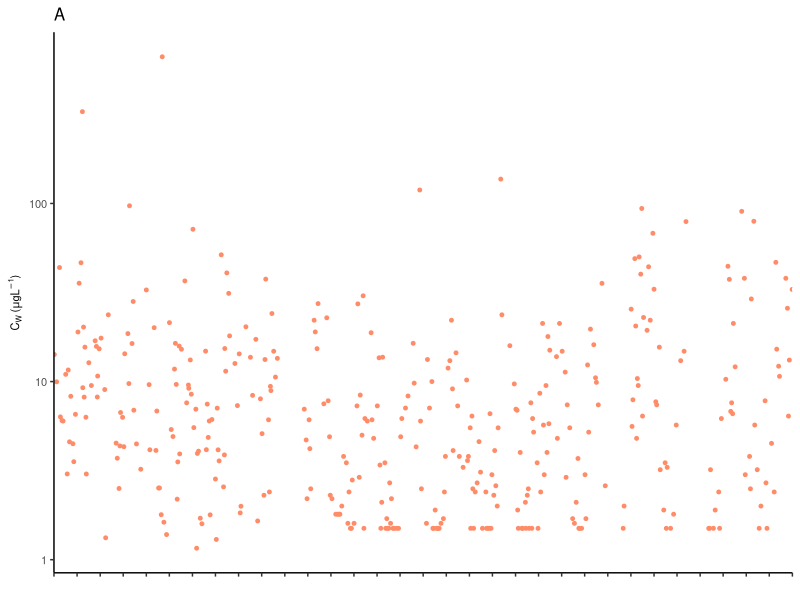
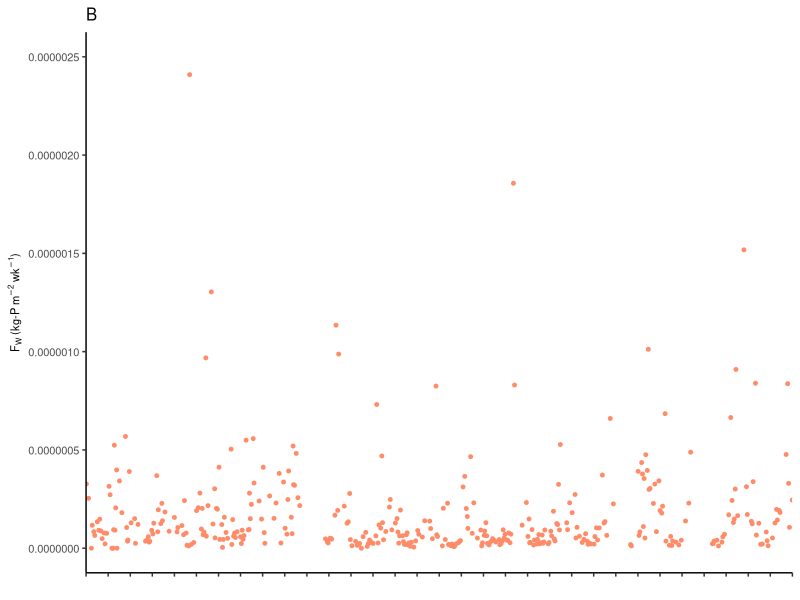
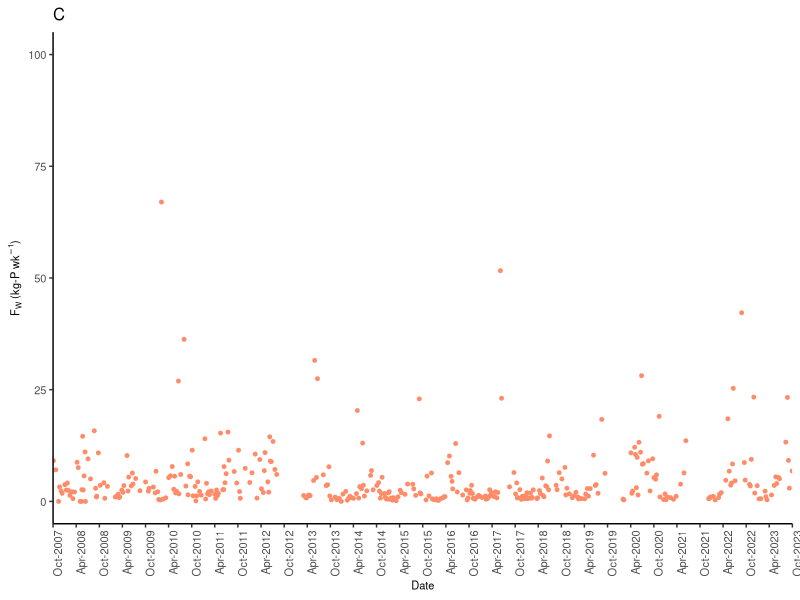

The R source for these figures, in order: (Note: this script raises an error after producing the figures.)
# ==============================================================================
# Estimate wet deposition phosphorus flux to Lake McDonald
#
# Purpose:
#   Calculate weekly total phosphorus (TP) concentration and deposition flux
#   from FLBS wet-deposition samples, then scale deposition from the collection
#   bucket to the surface area of Lake McDonald.
#
# Inputs:
#   0_data/Wet_Deposition.csv
#   0_data/FLBSPublicData.csv
#
# Outputs:
#   2_incremental/Fw_P.csv
#
# Notes:
#   - TP concentration is reported in ug-P/L.
#   - Sample volume is converted from mL to L.
#   - TP deposition is first calculated per unit bucket area (kg-P/m2),
#     then scaled to the full surface area of Lake McDonald.
# ==============================================================================


# 0. Load packages -------------------------------------------------------------

library(tidyverse)
library(lubridate)
library(patchwork)
library(scales)
library(here)

options(scipen = 999)


# 1. Define constants ----------------------------------------------------------

# Lake McDonald surface area (m2)
lake_area_m2 <- 27810670.1791

# Wet-deposition collection bucket area:
# 629.02 cm2 / 10,000 = 0.062902 m2
bucket_area_m2 <- 0.062902


# 2. Read FLBS wet-deposition data --------------------------------------------

flbs <- read.csv(
  here(
    "0_data",
    "Wet_Deposition.csv"
  ),
  header = TRUE,
  na.strings = ""
)

flbs_add <- read.csv(
  here(
    "0_data",
    "FLBSPublicData.csv"
  ),
  header = TRUE,
  na.strings = ""
)


# 3. Clean and format dates ----------------------------------------------------

# Convert collection dates to POSIXct in UTC

flbs$Date <- as.POSIXct(
  flbs$CollectDate,
  format = "%m/%d/%Y",
  tz = "UTC"
)

flbs_add$Date <- as.POSIXct(
  flbs_add$Date,
  format = "%m/%d/%Y",
  tz = "UTC"
)

# Supplemental dataset is used only for dates prior to June 26, 2008

flbs_add <- flbs_add %>%
  filter(
    Date < as.POSIXct(
      "2008-06-26",
      tz = "UTC"
    )
  )


# 4. Select relevant variables -------------------------------------------------

flbs <- flbs %>%
  select(
    Date,
    Volume,
    Param,
    CorrectedReportedResult
  ) %>%
  rename(
    Parameter = Param,
    Value = CorrectedReportedResult
  )

# Supplemental dataset contains TP observations used to extend the record

flbs_add <- flbs_add %>%
  filter(
    Parameter == "TP"
  ) %>%
  select(
    Date,
    Volume,
    Parameter,
    Value
  )


# 5. Convert volume and concentration variables -------------------------------

flbs <- flbs %>%
  mutate(
    Volume_mL = as.numeric(Volume),
    Volume_L = Volume_mL / 1000,
    Result_ugL = as.numeric(Value)
  )

flbs_add <- flbs_add %>%
  mutate(
    Volume_mL = as.numeric(Volume),
    Volume_L = Volume_mL / 1000,
    Result_ugL = as.numeric(Value)
  )


# 6. Combine FLBS datasets -----------------------------------------------------

flbs <- rbind(
  flbs_add,
  flbs
)


# 7. Check and combine duplicate collection dates -----------------------------

# Identify dates with multiple records.

duplicated_dates <- duplicated(
  flbs$Date
)

duplicated_values <- flbs$Date[
  duplicated_dates
]

print(
  duplicated_values
)

# Previously identified duplicate dates:
#
# 2007-11-14
# 2008-05-02
# 2008-05-13
# 2014-05-02
#
# The first three dates have reported sample volumes of zero.
#
# Sum records occurring on the same collection date.

flbs <- flbs %>%
  group_by(
    Date
  ) %>%
  summarise(
    Volume = sum(
      Volume,
      na.rm = TRUE
    ),
    Volume_mL = sum(
      Volume_mL,
      na.rm = TRUE
    ),
    Result_ugL = sum(
      Result_ugL,
      na.rm = TRUE
    ),
    Volume_L = sum(
      Volume_L,
      na.rm = TRUE
    ),
    .groups = "drop"
  )


# 8. Calculate TP deposition flux ---------------------------------------------

# Calculate the mass of TP deposited per square meter of collection area:
#
#   TP flux (kg-P/m2) =
#     concentration (ug-P/L)
#     * sample volume (L)
#     * 1 kg / 1e9 ug
#     / bucket area (m2)

flbs <- flbs %>%
  mutate(
    TP_kg_m2 =
      (
        Result_ugL *
          (1 / 1000000000) *
          Volume_L
      ) /
      bucket_area_m2
  )


# 9. Scale TP deposition to Lake McDonald -------------------------------------

# Scale deposition per unit area to the full lake surface area.

flbs <- flbs %>%
  mutate(
    TP_wet_kg =
      TP_kg_m2 *
      lake_area_m2
  )


# 10. Plot TP concentration ----------------------------------------------------

ggplot(
  flbs,
  aes(
    x = Date,
    y = Result_ugL
  )
) +
  geom_point(
    size = 1,
    color = "salmon1"
  ) +
  labs(
    title = "A",
    x = "",
    y = expression(
      C[W] * " (" * mu * g * L^-1 * ")"
    )
  ) +
  scale_x_datetime(
    limits = as.POSIXct(
      c(
        "2007-10-01",
        "2023-10-01"
      ),
      tz = "UTC"
    ),
    date_breaks = "6 months",
    date_labels = "%b-%Y",
    expand = c(0, 0)
  ) +
  scale_y_log10(
    labels = scales::comma
  ) +
  theme_classic() +
  theme(
    axis.title = element_text(size = 8),
    axis.text.y = element_text(size = 8),
    axis.text.x = element_blank(),
    plot.title = element_text(size = 12)
  )


# 11. Plot TP deposition per unit area ----------------------------------------

ggplot(
  flbs,
  aes(
    x = Date,
    y = TP_kg_m2
  )
) +
  geom_point(
    size = 1,
    color = "salmon1"
  ) +
  labs(
    title = "B",
    x = "",
    y = expression(
      F[W] * " (" * kg * "-" * P ~ m^-2 ~ wk^-1 * ")"
    )
  ) +
  scale_x_datetime(
    limits = as.POSIXct(
      c(
        "2007-10-01",
        "2023-10-01"
      ),
      tz = "UTC"
    ),
    date_breaks = "6 months",
    date_labels = "%b-%Y",
    expand = c(0, 0)
  ) +
  scale_y_continuous(
    limits = c(
      0,
      0.0000025
    ),
    labels = scales::comma
  ) +
  theme_classic() +
  theme(
    axis.title = element_text(size = 8),
    axis.text.y = element_text(size = 8),
    axis.text.x = element_blank(),
    plot.title = element_text(size = 12)
  )


# 12. Plot TP deposition to Lake McDonald -------------------------------------

ggplot(
  flbs,
  aes(
    x = Date,
    y = TP_wet_kg
  )
) +
  geom_point(
    size = 1,
    color = "salmon1"
  ) +
  labs(
    title = "C",
    x = "Date",
    y = expression(
      F[W] * " (" * kg * "-" * P ~ wk^-1 * ")"
    )
  ) +
  scale_x_datetime(
    limits = as.POSIXct(
      c(
        "2007-10-01",
        "2023-10-01"
      ),
      tz = "UTC"
    ),
    date_breaks = "6 months",
    date_labels = "%b-%Y",
    expand = c(0, 0)
  ) +
  scale_y_continuous(
    limits = c(
      0,
      100
    ),
    labels = scales::comma
  ) +
  theme_classic() +
  theme(
    axis.title = element_text(size = 8),
    axis.text.y = element_text(size = 8),
    axis.text.x = element_text(
      size = 8,
      angle = 90,
      hjust = 1
    ),
    plot.title = element_text(size = 12)
  )

# 13. Save processed wet-deposition dataset -----------------------------------

write.csv(
  flbs,
  here(
    "2_incremental",
    "Fw_P.csv"
  ),
  row.names = FALSE
)
